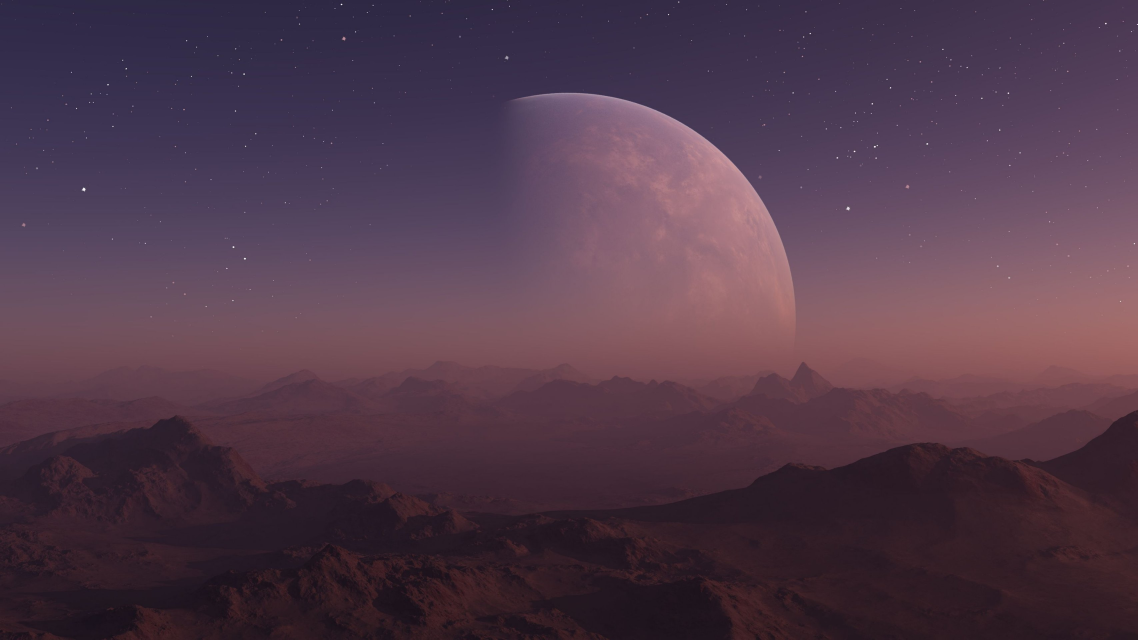
#> input picture S2 P5 M2 | Computer Vision & CNN/Planet.jpg, 3413 x 1919 px (shown at 1/3 size)
$ jupyter execute task1_image_representation.ipynb
#> lines starting #> are read from the running program, lines starting #| are printed output that depends on the picture; long printed decimals are rounded
[cell 1]
from PIL import Image
import numpy as np

image = Image.open("Planet.jpg").convert("RGB")
#> image is the input picture: PIL image 3413x1919 RGB; mean R, G, B 81, 57.4, 74.3

image = image.resize((244, 244))
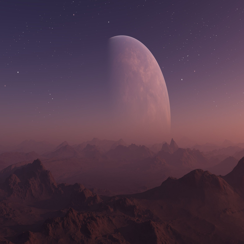
#> image: PIL image 244x244 RGB; mean R, G, B 81, 57.4, 74.3

image_array = np.array(image)

[cell 2]
print("Image shape:", image_array.shape)
#| Image shape: (244, 244, 3)
print("Data type:", image_array.dtype)
#| Data type: uint8
print("Minimum pixel value:", image_array.min())
#| Minimum pixel value: 17
print("Maximum pixel value:", image_array.max())
#| Maximum pixel value: 199

[cell 3]
normalized_image = image_array.astype(np.float32) / 255.0

print("Normalized shape:", normalized_image.shape)
#| Normalized shape: (244, 244, 3)
print("Normalized range:",
      normalized_image.min(),
      normalized_image.max())
#| Normalized range: 0.06667 0.7804


$ run again, with S2 P5 M2 | Computer Vision & CNN/Sunset.jpeg copied over S2 P5 M2 | Computer Vision & CNN/Planet.jpg
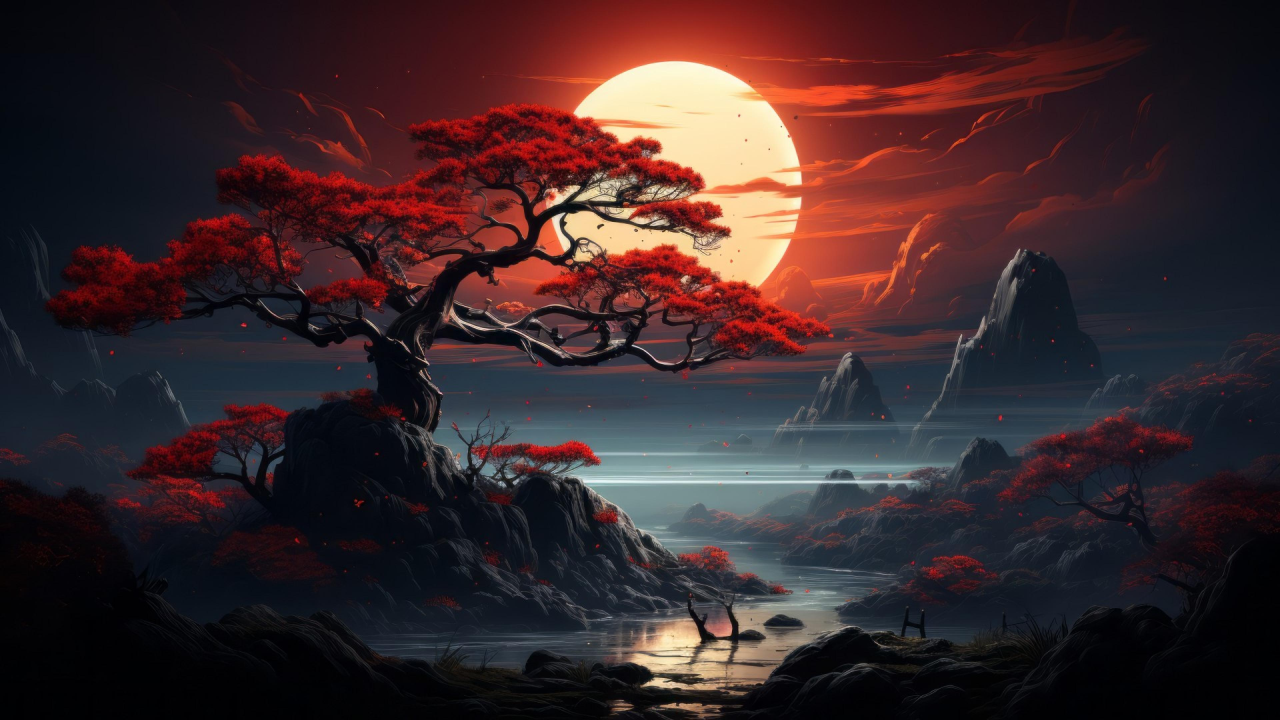
#> input picture S2 P5 M2 | Computer Vision & CNN/Sunset.jpeg, 3840 x 2160 px (shown at 1/3 size)
#> image is the input picture: PIL image 3840x2160 RGB; mean R, G, B 58.7, 40.1, 43
#> `image = image.resize((244, 244))`:
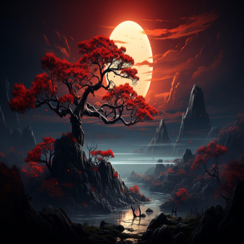
#> image: PIL image 244x244 RGB; mean R, G, B 58.7, 40.1, 43
#| Image shape: (244, 244, 3)
#| Data type: uint8
#| Minimum pixel value: 0
#| Maximum pixel value: 255
#| Normalized shape: (244, 244, 3)
#| Normalized range: 0.0 1.0
